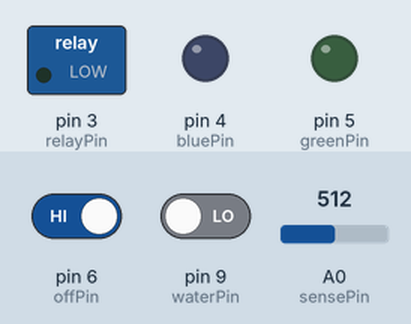
Bench run of a sketch on a simulated Arduino Uno, built with avr-gcc and run on an emulated ATmega328P. Parts: switched loads named in the sketch (green lamp = pin HIGH), output pins drawn as LEDs (lit = HIGH). Dashed ring = blinking. The inputs (shaded band) are chosen by the test bench; at power-on: pin 6 (offPin) HIGH, A0 (sensePin) = 512, pin 9 (waterPin) LOW.

Above: at 1.2 s.
1.3 s: pin 6 (offPin) driven LOW
At 2.1 s:
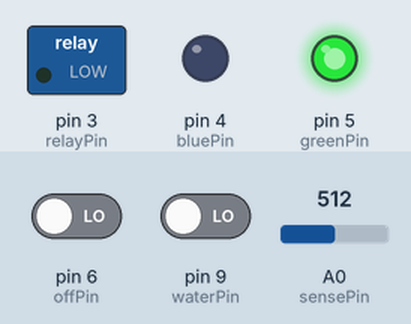
2.8 s: A0 (sensePin) set to 689
4.3 s: A0 (sensePin) set to 719
At 5.5 s:
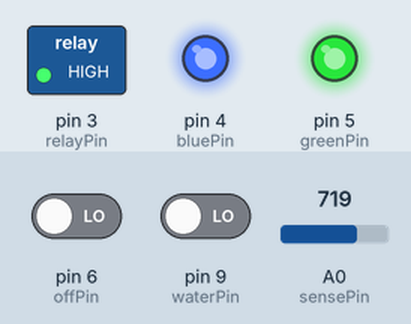
5.8 s: pin 9 (waterPin) driven HIGH
At 8.58 s:
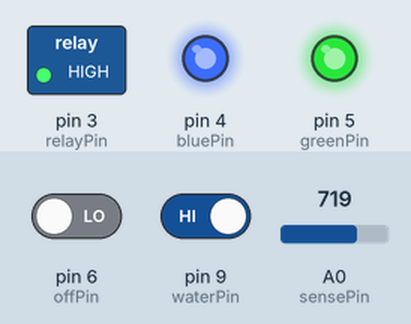
8.8 s: pin 6 (offPin) driven HIGH
At 10.0 s:
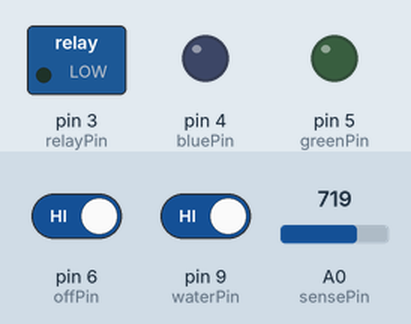
10.3 s: pin 6 (offPin) driven LOW and pin 9 (waterPin) driven LOW
At 11.1 s:
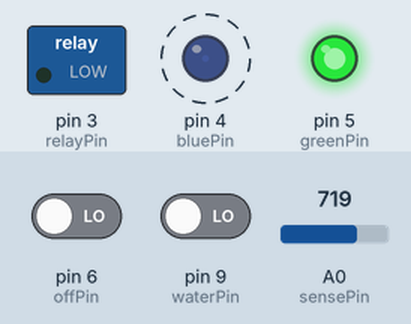
Timing chart, 0 to 14.3 s (numbered marks = the images above; inputs shaded):
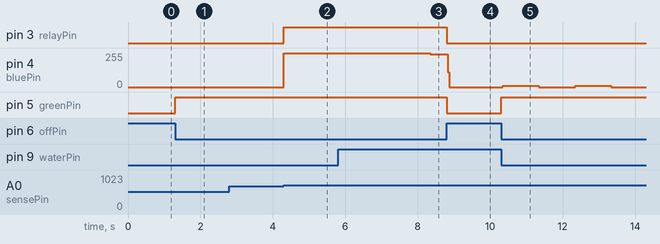

Measured:
- the behaviour switches between 700 and 701 on A0 (sensePin) (found by bisection; images 1 and 2)
- after the input at 1.3 s, pin 5 (greenPin): LOW → HIGH at once
- after the input at 2.8 s, every drawn part: stays the same
- after the input at 4.3 s, pin 3 (relayPin): LOW → HIGH at once; pin 4 (bluePin): 0/255 → 255/255 at once
- after the input at 5.8 s, pin 3 (relayPin): stays HIGH (without the input it goes to LOW after 1.5 s)
- after the input at 8.8 s, pin 3 (relayPin), pin 5 (greenPin): HIGH → LOW at once; pin 4 (bluePin): 246/255 → 0/255 at once
- after the input at 10.3 s, pin 4 (bluePin): alternates 9/255 for 1.0 s and 0/255 for 1.0 s, starting at once; pin 5 (greenPin): LOW → HIGH at once

The sketch:

poseidon.ino
```cpp
int relayPin = 3;
int bluePin = 4;
int greenPin = 5;
int offPin = 6;
int waterPin = 9;
int sensePin = A0;
boolean running;
boolean pour = false; // If it should pour this loop
boolean fill = false; // If it's running a long fill
boolean failsafe = false; // If there is a problem with the watering
unsigned long time = 0;

void setup() {
  Serial.begin(9600);
  pinMode(relayPin, OUTPUT);
  pinMode(bluePin, OUTPUT);
  pinMode(greenPin, OUTPUT);
  pinMode(offPin, INPUT);
  pinMode(waterPin, INPUT);
  pinMode(sensePin, INPUT);
}

void loop() {
  // Serial.println(analogRead(sensePin));
  pour = false;
  running = true;
  if (!digitalRead(offPin)) {
    // On
    digitalWrite(greenPin, HIGH);
  } else {
    // Off
    digitalWrite(greenPin, LOW);
    running = false;
    failsafe = false;
  }
  if (digitalRead(waterPin)) {
    pour = true;
  }
  if (900 > analogRead(sensePin) && analogRead(sensePin) > 700) {
    fill = true;
  }
  if (fill && !failsafe) {
    int elapsed = millis() - time;
    if (time == 0) {
      time = millis();
    } else if (elapsed <= 3000) {
      pour = true;
    } else if (elapsed >= 3000) {
      if (900 > analogRead(sensePin) && analogRead(sensePin) > 700) {
        // Enter failsafe!
        failsafe = true;
      }
      time = 0;
      fill = false;
    }
  }
  if (failsafe) {
    int elapsed = millis() - time;
    if (time == 0) {
      time = millis();
    } else if (elapsed <= 1000) {
      digitalWrite(bluePin, HIGH);
    } else if (1000 <= elapsed && elapsed <= 2000) {
      digitalWrite(bluePin, LOW);
    } else {
      time = millis();
    }
  }
  water(pour);
}

void water(int status) {
  if (status && running) {
    digitalWrite(relayPin, HIGH);
    digitalWrite(bluePin, HIGH);
  } else {
    digitalWrite(relayPin, LOW);
    digitalWrite(bluePin, LOW);
  }
}
```
